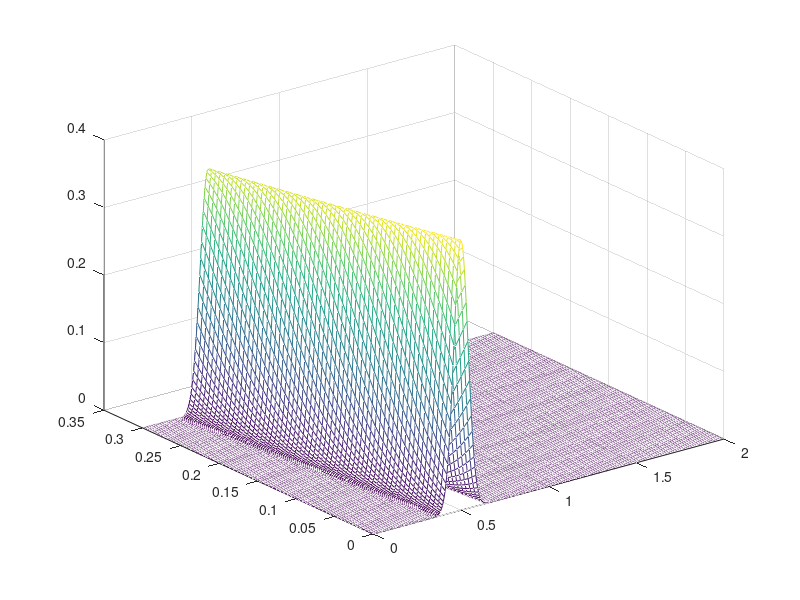

Write the MATLAB code that produced this figure.
clc
close all
clearvars

elem = 2;
dt = 0.005;
dx = 0.005;
c = -0.5;
tf = 0.3; % Tiempo final
X = 0:dx:elem;
Y = (0.4).*exp(-300.*(X-(0.5)).^2);

% Yi = f(xi)
n = size(X);
n = n(2);

% Creación Matriz que al multiplicar con Yi = f(xi) es f'(xi)
A = zeros(n,n);
A(1:size(A)+1:end) = -1;
A(size(A)+1:size(A)+1:end) = 1;
A(n,:) = 0;
A = A.*(1/dx);

%Vector Z con la derivada aproximada para cada valor en X
Z = A * Y.';

% U = matriz de u(x, t+dt) el "futuro" de la ecuación de transporte
U = zeros(tf/dt+1, elem/dx+1);
U(1,:) = (0.4).*exp(-300.*(X-(0.5)).^2); %Llenar la primera fila con func(x), para después hacer el resta

% Implementación con multiplicación de matrices
for i = 2:tf/dt
    U(i,:) = U(i-1,:) - c.*dt.*(A*U(i-1,:)')';
end

Yt = 0:dt:tf;
mesh(X, Yt, U)




    



